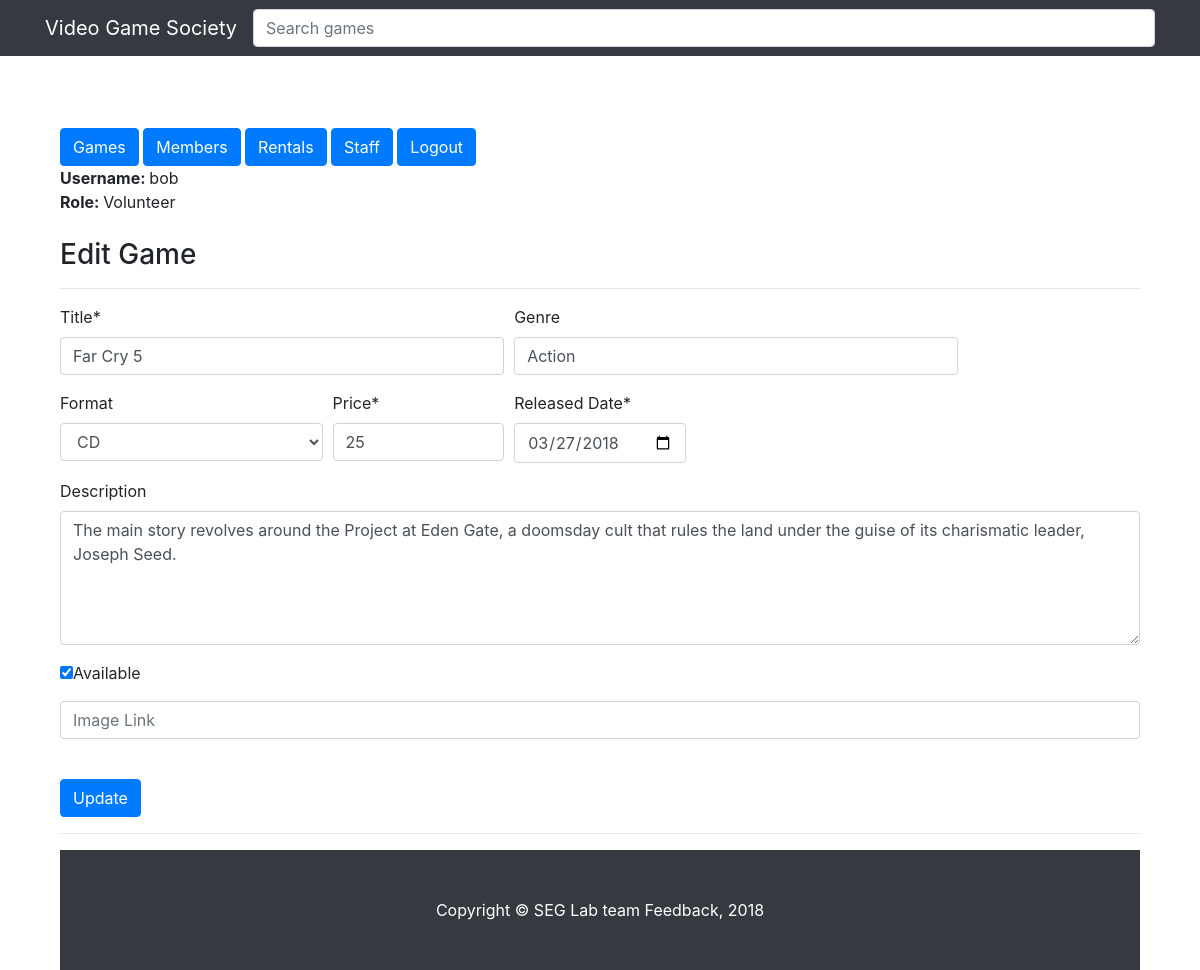
/public/games/edit.php?id=2 (signed in), run on the app's committed database.
### tables this page shows
CREATE TABLE Games(
                    Game_ID      INT         NOT NULL AUTO_INCREMENT,
                    Title        VARCHAR(32) NOT NULL,
                    Genre        VARCHAR(32),
                    Release_Year DATE        NOT NULL,
                    Description  VARCHAR(1024),
                    FormatOfGame VARCHAR(9),
                    Value        INT         NOT NULL,
                    isAvailable  BOOLEAN     NOT NULL,
                    
                        
                    image        VARCHAR(1024),
                    ratings      VARCHAR(255),
                    
                    PRIMARY KEY (Game_ID)

);

### private/functions.php (called while the page is built, shortened)
<?php
function url_for($script_path) {
  if($script_path[0] != '/') {
    $script_path = "/" . $script_path;
  }
  return WWW_ROOT . $script_path;
}
function u($string="") {
  return urlencode($string);
}
function h($string="") {
  return htmlspecialchars($string);
}
?>

### public/games/edit.php (the view, shortened to what this page needs)
<?php require_once('../../private/initialize.php'); ?>
<?php include(SHARED_PATH . '/header.php'); ?>
<?php
$id = $_GET['id'] ?? '';
    $sql = "SELECT * FROM Games ";
    $sql.= "WHERE Game_ID='" . $id . "'";
    $result = mysqli_query($db, $sql);
    $game = mysqli_fetch_assoc($result);
?>
<br>
<h3>Edit Game</h3>
<hr/>
<form action="<?php echo url_for('./games/edit.php?id= '. h(u($game['Game_ID'])) ); ?>" method="post">
  <div class="form-row">
    <div class="form-group col-md-5">
      <label for="title">Title*</label>
      <input type="text" class="form-control" name="title" placeholder="Title" value="<?php echo h($game['Title']); ?>" method="post" required>
    </div>
   <div class="form-group col-md-5">
      <label for="genre">Genre</label>
      <input type="text" class="form-control" name="genre" placeholder="Genre" value="<?php echo h($game['Genre']); ?>" method="post">
    </div>
  </div>
  <div class="form-row">
    <div class="form-group col-md-3">
      <label for="format">Format</label>
      <select name="format" class="form-control" id="formatOfGame" method="post">
        <?php if( ($game['FormatOfGame']) == 'CD'){ ?>
              <option selected="selected" value="CD">CD</option>
        <?php } ?>
      </select>
    </div>
    <div class="form-group col-md-2">
      <label for="value">Price*</label>
      <input type="text" class="form-control" name="value" placeholder="0" value="<?php echo h($game['Value']); ?>" method="post" required>
    </div>
     <div class="form-group col-md-2">
      <label for="released_date">Released Date*</label>
      <input type="date" class="form-control" name="released_date" value="<?php echo h($game['Release_Year']); ?>" placeholder="YYYY-MM-DD" required>
    </div>
  </div>
    <div class="form-group">
        <div class="form-group col-m-10">
            <label for="description">Description</label>
            <textarea class="form-control" name="description" rows="5" cols="100" method="post"><?php echo h($game['Description']); ?></textarea>
        </div>
   </div>
    <div class="form-row">
        <div class="form-group col-m-2">
            <input type="checkbox" name="isAvailable" value="1" method="post"
                <?php if( ($game['isAvailable']) == '1') echo 'checked';
                ?>
            >Available<br>
        </div>
    </div>
    <div class="form-group">
        <div class="form-group col-m-10">
            <input type="text" class="form-control" name="image" value="<?php echo h($game['image']); ?>" placeholder="Image Link" method="post"><br>
        </div>
    </div>
  <button type="submit" class="btn btn-primary">Update</button>
</form>
<hr/>
<?php include(SHARED_PATH . '/footer.php'); ?>

### public/css/gameList.css (style rules this page uses)
body { padding-top: 54px; }
@media (min-width: 992px) { body { padding-top: 56px; } }

### private/shared/header.php (style rules this page uses)
body { width:90%; margin: 0 auto; }

### data on the page
games: title "Far Cry 5", genre "Action", format "CD", value "25", released_date "03/27/2018", description "The main story revolves around the Project at Eden Gate, a doomsday cult that rules the land under the guise of its charismatic leader, Joseph Seed.", isAvailable "☑"

### other printed values
$_SESSION['username'] "bob"
$_SESSION['role'] "Volunteer"
